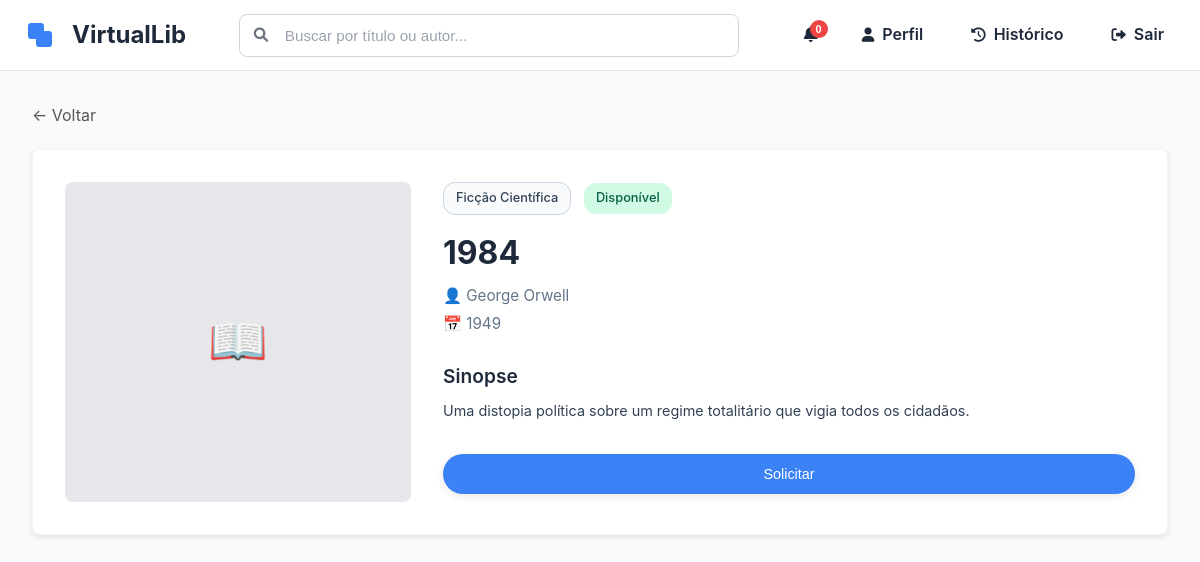
The page /details/2 on the database its author committed.
### tables this page shows
CREATE TABLE IF NOT EXISTS Books (
    id INT PRIMARY KEY AUTO_INCREMENT,
    title VARCHAR(255) NOT NULL,
    author VARCHAR(255) NOT NULL,
    genre VARCHAR(100) NOT NULL,
    year INT NOT NULL,
    description TEXT NOT NULL,
    available BOOLEAN NOT NULL DEFAULT TRUE,
    created_at TIMESTAMP DEFAULT CURRENT_TIMESTAMP
);

### app/controllers/BookController.php (called while the page is built, shortened)
<?php
class BookController extends RenderView
{
    public function viewBookDetails($id)
    {
        $bookModel = new BookModel();
        $book = $bookModel->getBookById($id);
        $this->loadView('partials/header', ['title' => $book['title']]);
        $this->loadView('components/book-details', ['book' => $book]);
    }
}

### index.php (called while the page is built, shortened)
<?php
require_once __DIR__."/app/router/routes.php";
require_once __DIR__."/app/core/Core.php";
$isAdmin = isset($_SESSION['user']) && isset($_SESSION['user']['role']) && $_SESSION['user']['role'] === 'admin';
$activeRoutes = $isAdmin ? $adminRoutes : $userRoutes;
$core = new Core($activeRoutes);
$core->run();

### app/models/Database.php (called while the page is built, shortened)
<?php
class Database {
    public function getConnection()
    {
        $this->host = LoadEnv::get('DB_HOST');
        $this->database = LoadEnv::get('DB_NAME');
        $this->user = LoadEnv::get('DB_USER');
        $this->password = LoadEnv::get('DB_PASSWORD');
        $this->port = LoadEnv::get('DB_PORT');
        try {
            $pdo = new PDO(
                "mysql:host=$this->host;port=$this->port;dbname=$this->database",
                $this->user,
                $this->password
            );
            return $pdo;
        } catch (PDOException $e) {
            error_log("Database connection error: " . $e->getMessage());
            throw new Exception("Database connection failed");
        }
    }
}

### app/models/BookModel.php (called while the page is built, shortened)
<?php
class BookModel extends Database
{
    private $pdo;
    public function __construct()
    {
        $this->pdo = $this->getConnection();
    }
    public function getBookById($id)
    {
        try {
            $stmt = $this->pdo->prepare("SELECT * FROM Books WHERE id = :id");
            $stmt->execute([':id' => $id]);
            return $stmt->fetch(PDO::FETCH_ASSOC);
        } catch (PDOException $e) {
            error_log("Database error in getBookById: " . $e->getMessage());
            return null;
        }
    }
}

### app/views/components/book-details.php (the view)
<head>
    <link rel="stylesheet" href="/public/css/book-details.css">
</head>
<div class="container">
    <a href="/" class="back-btn">&larr; Voltar</a>
    <div class="book-card">
        <div class="book-cover">📖</div>
        <div>
            <div class="book-tags">
                <span class="book-badge outline"><?php echo htmlspecialchars($book['genre']); ?></span>
                <?php if (isset($book['available']) && $book['available']): ?>
                    <span class="book-badge available">Disponível</span>
                <?php else: ?>
                    <span class="book-badge unavailable">Indisponível</span>
                <?php endif; ?>
            </div>
            <h2 class="book-title"><?php echo htmlspecialchars($book['title']); ?></h2>
            <p class="book-meta">👤 <?php echo htmlspecialchars($book['author']); ?></p>
            <p class="book-meta">📅 <?php echo htmlspecialchars($book['year']); ?></p>
            <div class="book-description">
                <h2>Sinopse</h2>
                <p><?php echo nl2br(htmlspecialchars($book['description'])); ?></p>
            </div>
            <div class="book-actions">
                <button
                    class="action-button borrow"
                    data-book-id="<?php echo $book['id']; ?>">
                    <?php
                    if (isset($book['available']) && $book['available']) {
                        echo 'Solicitar';
                    } else {
                        echo 'Devolver';
                    }
                    ?>
                </button>
            </div>
        </div>
    </div>
</div>

### app/core/Core.php (shortened to what this page needs)
<?php
class Core
{
    private $routes;
    public function run()
    {
        $url = $this->getCurrentUrl();
        foreach ($this->getRoutes() as $path => $controllerAndAction) {
            $pattern = $this->buildRoutePattern($path);
            if (preg_match($pattern, $url, $matches)) {
                array_shift($matches);
                $this->executeController($controllerAndAction, $matches);
                break;
            }
        }
    }
    private function getCurrentUrl()
    {
        if (isset($_GET['url'])) {
            $url = '/' . trim($_GET['url'], '/');
        } else {
            $url = parse_url($_SERVER['REQUEST_URI'], PHP_URL_PATH);
        }
        return $url;
    }
    private function buildRoutePattern($path)
    {
        $pattern = preg_quote($path, '#');
        $pattern = preg_replace('/\\\{id\\\}/', '([\w-]+)', $pattern);
        $pattern = preg_replace('/\\\{([^}]+)\\\}/', '([\w-]+)', $pattern);
        return '#^' . $pattern . '$#';
    }
    private function executeController($controllerAndAction, $matches = [])
    {
        try {
            [$currentController, $action] = explode('@', $controllerAndAction);
            $controller = new $currentController();
            call_user_func_array([$controller, $action], $matches);
        } catch (Exception $e) {
            error_log("Router Error: " . $e->getMessage());
            $this->handleNotFound();
        }
    }
    public function getRoutes()
    {
        return $this->routes;
    }
    public function setRoutes($routes)
    {
        $this->routes = $routes;
    }
}

### app/views/partials/navbar.php (shortened to what this page needs)
    <nav class="navbar">
    <div class="nav-container">
        <a href="/" class="nav-brand">
            <div class="logo">
                <div class="logo-icon">
                    <div class="square square-1"></div>
                    <div class="square square-2"></div>
                </div>
            </div>
            <span class="brand-name">VirtualLib</span>
        </a>
        <div class="search-container">
            <div class="search-box">
                <input type="text" placeholder="Buscar por título ou autor..." class="search-input" id="search-input">
            </div>
        </div>
        <div class="nav-menu-desktop">
            <div class="notification-container">
                <button class="notification-btn" id="notification-btn">
                    <span class="notification-badge" id="notification-badge">0</span>
                </button>
            </div>
            <a href="/profile" class="nav-link">
                <i class="fas fa-user"></i>
                <span>Perfil</span>
            </a>
            <a href="/historico" class="nav-link">
                <i class="fas fa-history"></i>
                <span>Histórico</span>
            </a>
            <a href="#" class="nav-link logout" onclick="window.AuthService.logout(); return false;">
                <i class="fas fa-sign-out-alt"></i>
                <span>Sair</span>
            </a>
        </div>
    </div>
</nav>

### public/css/base.css (style rules this page uses)
* { margin: 0; padding: 0; box-sizing: border-box; }
body { font-family: 'Inter', -apple-system, BlinkMacSystemFont, 'Segoe UI', Roboto, sans-serif; background-color: #f8fafc; color: #1e293b; line-height: 1.6; }

### public/css/navbar.css (style rules this page uses)
.navbar { background: white; border-bottom: 1px solid #e2e8f0; position: sticky; top: 0; z-index: 1000; padding: 0; }
.nav-container { max-width: 1200px; margin: 0 auto; padding: 0 20px; display: flex; justify-content: space-between; align-items: center; height: 70px; }
.nav-brand { display: flex; align-items: center; gap: 0.75rem; flex: 0 0 auto; text-decoration: none !important; color: inherit; transition: all 0.3s ease; }
a.nav-brand, a.nav-brand:hover, a.nav-brand:visited, a.nav-brand:focus, a.nav-brand:active { text-decoration: none !important; }
.logo { width: 40px; height: 40px; display: flex; align-items: center; justify-content: center; position: relative; }
.logo-icon { position: relative; width: 24px; height: 24px; }
.square { position: absolute; width: 16px; height: 16px; border-radius: 3px; background-color: #3b82f6; }
.square-1 { top: 0; left: 0; z-index: 2; }
.square-2 { bottom: 0; right: 0; z-index: 1; }
.brand-name { color: #1e293b; font-size: 1.5rem; font-weight: 700; text-decoration: none; transition: opacity 0.3s ease; }
.search-container { flex: 1; display: flex; justify-content: center; align-items: center; max-width: 500px; margin: 0 2rem; }
.search-box { position: relative; width: 100%; }
.search-input { width: 100%; padding: 12px 20px 12px 45px; border: 1px solid #d1d5db; border-radius: 8px; background: white; color: #1e293b; font-size: 0.95rem; transition: all 0.3s ease; outline: none; }
.search-input::placeholder { color: #9ca3af; }
.nav-menu-desktop { flex: 0 0 auto; display: flex; align-items: center; justify-content: center; gap: 1rem; }
.nav-link { display: flex; align-items: center; gap: 0.5rem; padding: 0.5rem 1rem; color: #1e293b; text-decoration: none; border-radius: 8px; transition: all 0.3s ease; font-weight: 500; font-size: 0.9rem; }
.nav-link.logout { color: #dc2626; }
.nav-link i { font-size: 0.9rem; }
.notification-container { display: flex; align-items: center; justify-content: center; }
.nav-link { color: #1e293b !important; text-decoration: none; font-weight: 600; padding: 8px 16px; border-radius: 8px; transition: all 0.3s ease; font-size: 1rem; }

### public/css/layout.css (style rules this page uses)
.container { max-width: 1200px; margin: 0 auto; padding: 2rem; }

### public/css/book-card.css (style rules this page uses)
.book-card { background-color: white; border-radius: 12px; padding: 1.5rem; box-shadow: 0 1px 3px rgba(0, 0, 0, 0.1); transition: all 0.2s ease; border: 1px solid #f1f5f9; display: flex; flex-direction: column; height: 100%; }
.book-title { font-size: 1.25rem; font-weight: 600; color: #1e293b; margin-bottom: 0.5rem; line-height: 1.4; word-wrap: break-word; overflow-wrap: break-word; hyphens: auto; }
.book-description { font-size: 0.9rem; color: #64748b; line-height: 1.5; word-wrap: break-word; overflow-wrap: break-word; hyphens: auto; }
.book-actions { display: flex; align-items: center; justify-content: space-between; margin-top: auto; gap: 1rem; }
.action-button { padding: 0.75rem 1.5rem; border: none; border-radius: 24px; font-size: 0.9rem; font-weight: 500; cursor: pointer; transition: all 0.2s ease; flex: 1; display: flex; justify-content: center; align-items: center; box-shadow: 0 2px 8px rgba(0, 0, 0, 0.10); }
.action-button.borrow { background-color: #3b82f6; color: #ffffff; }

### public/css/notifications.css (style rules this page uses)
.notification-container { position: relative; display: inline-block; }
.notification-btn { background: none; border: none; cursor: pointer; padding: 8px 12px; border-radius: 8px; transition: background-color 0.2s ease; position: relative; color: #1e293b; font-size: 16px; }
.notification-badge { position: absolute; top: 2px; right: 2px; background-color: #ef4444; color: white; border-radius: 50%; width: 18px; height: 18px; font-size: 11px; font-weight: 600; display: flex; align-items: center; justify-content: center; min-width: 18px; }

### app/views/partials/navbar.php (style rules this page uses)
.nav-link { color: #1e293b; }

### rows shown on the page
books: genre "Ficção Científica", available "Disponível", title "1984", author "George Orwell", year "1949", description "Uma distopia política sobre um regime totalitário que vigia todos os cidadãos."
